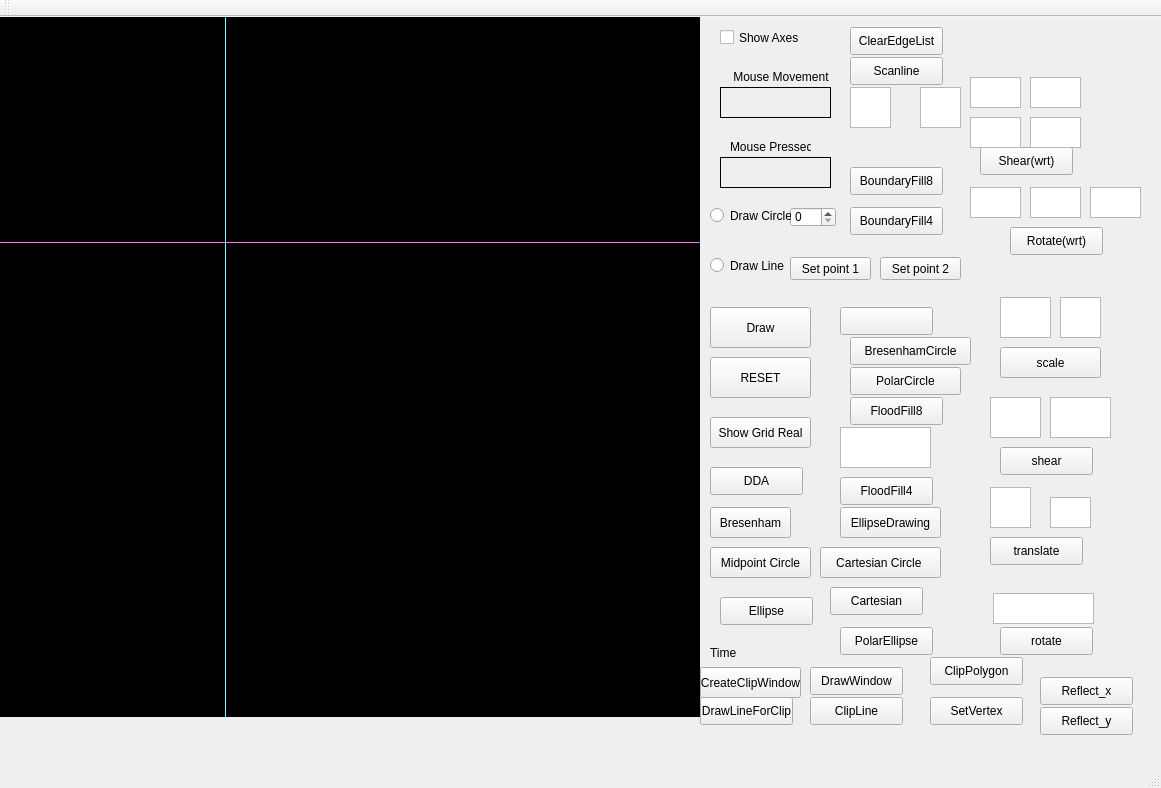
<?xml version="1.0" encoding="UTF-8"?>
<ui version="4.0">
 <class>MainWindow</class>
 <widget class="QMainWindow" name="MainWindow">
  <property name="geometry">
   <rect>
    <x>0</x>
    <y>0</y>
    <width>1161</width>
    <height>788</height>
   </rect>
  </property>
  <property name="windowTitle">
   <string>MainWindow</string>
  </property>
  <widget class="QWidget" name="centralWidget">
   <widget class="my_label" name="frame">
    <property name="geometry">
     <rect>
      <x>0</x>
      <y>0</y>
      <width>700</width>
      <height>700</height>
     </rect>
    </property>
    <property name="cursor">
     <cursorShape>CrossCursor</cursorShape>
    </property>
    <property name="mouseTracking">
     <bool>true</bool>
    </property>
    <property name="styleSheet">
     <string notr="true">background-color: rgb(0, 0, 0);</string>
    </property>
    <property name="frameShape">
     <enum>QFrame::Box</enum>
    </property>
    <property name="lineWidth">
     <number>1</number>
    </property>
    <property name="text">
     <string/>
    </property>
   </widget>
   <widget class="QLabel" name="mouse_movement">
    <property name="geometry">
     <rect>
      <x>720</x>
      <y>70</y>
      <width>111</width>
      <height>31</height>
     </rect>
    </property>
    <property name="frameShape">
     <enum>QFrame::Panel</enum>
    </property>
    <property name="text">
     <string/>
    </property>
   </widget>
   <widget class="QLabel" name="label_3">
    <property name="geometry">
     <rect>
      <x>720</x>
      <y>50</y>
      <width>111</width>
      <height>20</height>
     </rect>
    </property>
    <property name="text">
     <string>    Mouse Movement</string>
    </property>
   </widget>
   <widget class="QLabel" name="mouse_pressed">
    <property name="geometry">
     <rect>
      <x>720</x>
      <y>140</y>
      <width>111</width>
      <height>31</height>
     </rect>
    </property>
    <property name="frameShape">
     <enum>QFrame::Panel</enum>
    </property>
    <property name="text">
     <string/>
    </property>
   </widget>
   <widget class="QLabel" name="label_5">
    <property name="geometry">
     <rect>
      <x>730</x>
      <y>120</y>
      <width>81</width>
      <height>20</height>
     </rect>
    </property>
    <property name="text">
     <string>Mouse Pressed</string>
    </property>
   </widget>
   <widget class="Line" name="x_axis">
    <property name="geometry">
     <rect>
      <x>0</x>
      <y>225</y>
      <width>700</width>
      <height>1</height>
     </rect>
    </property>
    <property name="styleSheet">
     <string notr="true">background-color: rgb(255, 85, 255);</string>
    </property>
    <property name="orientation">
     <enum>Qt::Horizontal</enum>
    </property>
   </widget>
   <widget class="Line" name="y_axis">
    <property name="geometry">
     <rect>
      <x>225</x>
      <y>0</y>
      <width>1</width>
      <height>700</height>
     </rect>
    </property>
    <property name="styleSheet">
     <string notr="true">
background-color: rgb(85, 255, 255);</string>
    </property>
    <property name="orientation">
     <enum>Qt::Vertical</enum>
    </property>
   </widget>
   <widget class="QCheckBox" name="show_axes">
    <property name="geometry">
     <rect>
      <x>720</x>
      <y>10</y>
      <width>91</width>
      <height>21</height>
     </rect>
    </property>
    <property name="text">
     <string>Show Axes</string>
    </property>
   </widget>
   <widget class="QPushButton" name="Draw">
    <property name="geometry">
     <rect>
      <x>710</x>
      <y>290</y>
      <width>101</width>
      <height>41</height>
     </rect>
    </property>
    <property name="text">
     <string>Draw</string>
    </property>
   </widget>
   <widget class="QSpinBox" name="circle_radius">
    <property name="geometry">
     <rect>
      <x>790</x>
      <y>190</y>
      <width>46</width>
      <height>20</height>
     </rect>
    </property>
   </widget>
   <widget class="QRadioButton" name="draw_circle">
    <property name="geometry">
     <rect>
      <x>710</x>
      <y>190</y>
      <width>81</width>
      <height>17</height>
     </rect>
    </property>
    <property name="text">
     <string>Draw Circle</string>
    </property>
   </widget>
   <widget class="QRadioButton" name="draw_line">
    <property name="geometry">
     <rect>
      <x>710</x>
      <y>240</y>
      <width>77</width>
      <height>17</height>
     </rect>
    </property>
    <property name="text">
     <string>Draw Line</string>
    </property>
   </widget>
   <widget class="QPushButton" name="set_point1">
    <property name="geometry">
     <rect>
      <x>790</x>
      <y>240</y>
      <width>81</width>
      <height>23</height>
     </rect>
    </property>
    <property name="text">
     <string>Set point 1</string>
    </property>
   </widget>
   <widget class="QPushButton" name="set_point2">
    <property name="geometry">
     <rect>
      <x>880</x>
      <y>240</y>
      <width>81</width>
      <height>23</height>
     </rect>
    </property>
    <property name="text">
     <string>Set point 2</string>
    </property>
   </widget>
   <widget class="QPushButton" name="pushButton">
    <property name="geometry">
     <rect>
      <x>710</x>
      <y>340</y>
      <width>101</width>
      <height>41</height>
     </rect>
    </property>
    <property name="text">
     <string>RESET</string>
    </property>
   </widget>
   <widget class="QPushButton" name="pushButton_2">
    <property name="geometry">
     <rect>
      <x>840</x>
      <y>290</y>
      <width>93</width>
      <height>28</height>
     </rect>
    </property>
    <property name="text">
     <string/>
    </property>
   </widget>
   <widget class="QPushButton" name="pushButton_3">
    <property name="geometry">
     <rect>
      <x>710</x>
      <y>400</y>
      <width>101</width>
      <height>31</height>
     </rect>
    </property>
    <property name="text">
     <string>Show Grid Real</string>
    </property>
   </widget>
   <widget class="QPushButton" name="pushButton_4">
    <property name="geometry">
     <rect>
      <x>710</x>
      <y>450</y>
      <width>93</width>
      <height>28</height>
     </rect>
    </property>
    <property name="text">
     <string>DDA</string>
    </property>
   </widget>
   <widget class="QPushButton" name="pushButton_5">
    <property name="geometry">
     <rect>
      <x>710</x>
      <y>490</y>
      <width>81</width>
      <height>31</height>
     </rect>
    </property>
    <property name="text">
     <string>Bresenham</string>
    </property>
   </widget>
   <widget class="QPushButton" name="pushButton_6">
    <property name="geometry">
     <rect>
      <x>850</x>
      <y>350</y>
      <width>111</width>
      <height>28</height>
     </rect>
    </property>
    <property name="text">
     <string>PolarCircle</string>
    </property>
   </widget>
   <widget class="QLabel" name="label">
    <property name="geometry">
     <rect>
      <x>710</x>
      <y>620</y>
      <width>81</width>
      <height>31</height>
     </rect>
    </property>
    <property name="text">
     <string>Time</string>
    </property>
   </widget>
   <widget class="QTextEdit" name="radius_input">
    <property name="geometry">
     <rect>
      <x>840</x>
      <y>410</y>
      <width>91</width>
      <height>41</height>
     </rect>
    </property>
   </widget>
   <widget class="QPushButton" name="pushButton_7">
    <property name="geometry">
     <rect>
      <x>850</x>
      <y>320</y>
      <width>121</width>
      <height>28</height>
     </rect>
    </property>
    <property name="text">
     <string>BresenhamCircle</string>
    </property>
   </widget>
   <widget class="QPushButton" name="pushButton_8">
    <property name="geometry">
     <rect>
      <x>710</x>
      <y>530</y>
      <width>101</width>
      <height>31</height>
     </rect>
    </property>
    <property name="text">
     <string>Midpoint Circle</string>
    </property>
   </widget>
   <widget class="QPushButton" name="pushButton_9">
    <property name="geometry">
     <rect>
      <x>820</x>
      <y>530</y>
      <width>121</width>
      <height>31</height>
     </rect>
    </property>
    <property name="text">
     <string>Cartesian Circle </string>
    </property>
   </widget>
   <widget class="QPushButton" name="pushButton_10">
    <property name="geometry">
     <rect>
      <x>830</x>
      <y>570</y>
      <width>93</width>
      <height>28</height>
     </rect>
    </property>
    <property name="text">
     <string>Cartesian</string>
    </property>
   </widget>
   <widget class="QPushButton" name="pushButton_11">
    <property name="geometry">
     <rect>
      <x>840</x>
      <y>490</y>
      <width>101</width>
      <height>31</height>
     </rect>
    </property>
    <property name="text">
     <string>EllipseDrawing</string>
    </property>
   </widget>
   <widget class="QTextEdit" name="RxInput">
    <property name="geometry">
     <rect>
      <x>850</x>
      <y>70</y>
      <width>41</width>
      <height>41</height>
     </rect>
    </property>
   </widget>
   <widget class="QPushButton" name="pushButton_12">
    <property name="geometry">
     <rect>
      <x>720</x>
      <y>580</y>
      <width>93</width>
      <height>28</height>
     </rect>
    </property>
    <property name="text">
     <string>Ellipse</string>
    </property>
   </widget>
   <widget class="QTextEdit" name="RyInput">
    <property name="geometry">
     <rect>
      <x>920</x>
      <y>70</y>
      <width>41</width>
      <height>41</height>
     </rect>
    </property>
   </widget>
   <widget class="QPushButton" name="pushButton_13">
    <property name="geometry">
     <rect>
      <x>840</x>
      <y>610</y>
      <width>93</width>
      <height>28</height>
     </rect>
    </property>
    <property name="text">
     <string>PolarEllipse</string>
    </property>
   </widget>
   <widget class="QPushButton" name="pushButton_14">
    <property name="geometry">
     <rect>
      <x>840</x>
      <y>460</y>
      <width>93</width>
      <height>28</height>
     </rect>
    </property>
    <property name="text">
     <string>FloodFill4</string>
    </property>
   </widget>
   <widget class="QPushButton" name="pushButton_15">
    <property name="geometry">
     <rect>
      <x>850</x>
      <y>380</y>
      <width>93</width>
      <height>28</height>
     </rect>
    </property>
    <property name="text">
     <string>FloodFill8</string>
    </property>
   </widget>
   <widget class="QPushButton" name="pushButton_16">
    <property name="geometry">
     <rect>
      <x>850</x>
      <y>190</y>
      <width>93</width>
      <height>28</height>
     </rect>
    </property>
    <property name="text">
     <string>BoundaryFill4</string>
    </property>
   </widget>
   <widget class="QPushButton" name="pushButton_17">
    <property name="geometry">
     <rect>
      <x>850</x>
      <y>150</y>
      <width>93</width>
      <height>28</height>
     </rect>
    </property>
    <property name="text">
     <string>BoundaryFill8</string>
    </property>
   </widget>
   <widget class="QPushButton" name="pushButton_18">
    <property name="geometry">
     <rect>
      <x>850</x>
      <y>10</y>
      <width>93</width>
      <height>28</height>
     </rect>
    </property>
    <property name="text">
     <string>ClearEdgeList</string>
    </property>
   </widget>
   <widget class="QPushButton" name="pushButton_19">
    <property name="geometry">
     <rect>
      <x>850</x>
      <y>40</y>
      <width>93</width>
      <height>28</height>
     </rect>
    </property>
    <property name="text">
     <string>Scanline</string>
    </property>
   </widget>
   <widget class="QPushButton" name="pushButton_20">
    <property name="geometry">
     <rect>
      <x>1000</x>
      <y>610</y>
      <width>93</width>
      <height>28</height>
     </rect>
    </property>
    <property name="text">
     <string>rotate</string>
    </property>
   </widget>
   <widget class="QTextEdit" name="textEdit">
    <property name="geometry">
     <rect>
      <x>993</x>
      <y>576</y>
      <width>101</width>
      <height>31</height>
     </rect>
    </property>
   </widget>
   <widget class="QPushButton" name="pushButton_21">
    <property name="geometry">
     <rect>
      <x>990</x>
      <y>520</y>
      <width>93</width>
      <height>28</height>
     </rect>
    </property>
    <property name="text">
     <string>translate</string>
    </property>
   </widget>
   <widget class="QTextEdit" name="textEdit_3">
    <property name="geometry">
     <rect>
      <x>1050</x>
      <y>480</y>
      <width>41</width>
      <height>31</height>
     </rect>
    </property>
   </widget>
   <widget class="QTextEdit" name="textEdit_2">
    <property name="geometry">
     <rect>
      <x>990</x>
      <y>470</y>
      <width>41</width>
      <height>41</height>
     </rect>
    </property>
   </widget>
   <widget class="QTextEdit" name="textEdit_4">
    <property name="geometry">
     <rect>
      <x>990</x>
      <y>380</y>
      <width>51</width>
      <height>41</height>
     </rect>
    </property>
   </widget>
   <widget class="QTextEdit" name="textEdit_5">
    <property name="geometry">
     <rect>
      <x>1050</x>
      <y>380</y>
      <width>61</width>
      <height>41</height>
     </rect>
    </property>
   </widget>
   <widget class="QPushButton" name="pushButton_22">
    <property name="geometry">
     <rect>
      <x>1000</x>
      <y>430</y>
      <width>93</width>
      <height>28</height>
     </rect>
    </property>
    <property name="text">
     <string>shear</string>
    </property>
   </widget>
   <widget class="QPushButton" name="pushButton_23">
    <property name="geometry">
     <rect>
      <x>1000</x>
      <y>330</y>
      <width>101</width>
      <height>31</height>
     </rect>
    </property>
    <property name="text">
     <string>scale</string>
    </property>
   </widget>
   <widget class="QTextEdit" name="textEdit_6">
    <property name="geometry">
     <rect>
      <x>1000</x>
      <y>280</y>
      <width>51</width>
      <height>41</height>
     </rect>
    </property>
   </widget>
   <widget class="QTextEdit" name="textEdit_7">
    <property name="geometry">
     <rect>
      <x>1060</x>
      <y>280</y>
      <width>41</width>
      <height>41</height>
     </rect>
    </property>
   </widget>
   <widget class="QPushButton" name="pushButton_24">
    <property name="geometry">
     <rect>
      <x>1010</x>
      <y>210</y>
      <width>93</width>
      <height>28</height>
     </rect>
    </property>
    <property name="text">
     <string>Rotate(wrt)</string>
    </property>
   </widget>
   <widget class="QTextEdit" name="textEdit_8">
    <property name="geometry">
     <rect>
      <x>970</x>
      <y>170</y>
      <width>51</width>
      <height>31</height>
     </rect>
    </property>
   </widget>
   <widget class="QTextEdit" name="textEdit_9">
    <property name="geometry">
     <rect>
      <x>1030</x>
      <y>170</y>
      <width>51</width>
      <height>31</height>
     </rect>
    </property>
   </widget>
   <widget class="QTextEdit" name="textEdit_10">
    <property name="geometry">
     <rect>
      <x>1090</x>
      <y>170</y>
      <width>51</width>
      <height>31</height>
     </rect>
    </property>
   </widget>
   <widget class="QTextEdit" name="textEdit_11">
    <property name="geometry">
     <rect>
      <x>970</x>
      <y>60</y>
      <width>51</width>
      <height>31</height>
     </rect>
    </property>
   </widget>
   <widget class="QTextEdit" name="textEdit_12">
    <property name="geometry">
     <rect>
      <x>1030</x>
      <y>60</y>
      <width>51</width>
      <height>31</height>
     </rect>
    </property>
   </widget>
   <widget class="QPushButton" name="pushButton_25">
    <property name="geometry">
     <rect>
      <x>980</x>
      <y>130</y>
      <width>93</width>
      <height>28</height>
     </rect>
    </property>
    <property name="text">
     <string>Shear(wrt)</string>
    </property>
   </widget>
   <widget class="QTextEdit" name="textEdit_13">
    <property name="geometry">
     <rect>
      <x>970</x>
      <y>100</y>
      <width>51</width>
      <height>31</height>
     </rect>
    </property>
   </widget>
   <widget class="QTextEdit" name="textEdit_14">
    <property name="geometry">
     <rect>
      <x>1030</x>
      <y>100</y>
      <width>51</width>
      <height>31</height>
     </rect>
    </property>
   </widget>
   <widget class="QPushButton" name="pushButton_26">
    <property name="geometry">
     <rect>
      <x>700</x>
      <y>650</y>
      <width>101</width>
      <height>31</height>
     </rect>
    </property>
    <property name="text">
     <string>CreateClipWindow</string>
    </property>
   </widget>
   <widget class="QPushButton" name="pushButton_27">
    <property name="geometry">
     <rect>
      <x>810</x>
      <y>680</y>
      <width>93</width>
      <height>28</height>
     </rect>
    </property>
    <property name="text">
     <string>ClipLine</string>
    </property>
   </widget>
   <widget class="QPushButton" name="pushButton_28">
    <property name="geometry">
     <rect>
      <x>810</x>
      <y>650</y>
      <width>93</width>
      <height>28</height>
     </rect>
    </property>
    <property name="text">
     <string>DrawWindow</string>
    </property>
   </widget>
   <widget class="QPushButton" name="pushButton_29">
    <property name="geometry">
     <rect>
      <x>700</x>
      <y>680</y>
      <width>93</width>
      <height>28</height>
     </rect>
    </property>
    <property name="text">
     <string>DrawLineForClip</string>
    </property>
   </widget>
   <widget class="QPushButton" name="pushButton_30">
    <property name="geometry">
     <rect>
      <x>930</x>
      <y>680</y>
      <width>93</width>
      <height>28</height>
     </rect>
    </property>
    <property name="text">
     <string>SetVertex</string>
    </property>
   </widget>
   <widget class="QPushButton" name="pushButton_31">
    <property name="geometry">
     <rect>
      <x>930</x>
      <y>640</y>
      <width>93</width>
      <height>28</height>
     </rect>
    </property>
    <property name="text">
     <string>ClipPolygon</string>
    </property>
   </widget>
   <widget class="QPushButton" name="pushButton_32">
    <property name="geometry">
     <rect>
      <x>1040</x>
      <y>660</y>
      <width>93</width>
      <height>28</height>
     </rect>
    </property>
    <property name="text">
     <string>Reflect_x</string>
    </property>
   </widget>
   <widget class="QPushButton" name="pushButton_33">
    <property name="geometry">
     <rect>
      <x>1040</x>
      <y>690</y>
      <width>93</width>
      <height>28</height>
     </rect>
    </property>
    <property name="text">
     <string>Reflect_y</string>
    </property>
   </widget>
  </widget>
  <widget class="QMenuBar" name="menuBar">
   <property name="geometry">
    <rect>
     <x>0</x>
     <y>0</y>
     <width>1161</width>
     <height>21</height>
    </rect>
   </property>
  </widget>
  <widget class="QToolBar" name="mainToolBar">
   <attribute name="toolBarArea">
    <enum>TopToolBarArea</enum>
   </attribute>
   <attribute name="toolBarBreak">
    <bool>false</bool>
   </attribute>
  </widget>
  <widget class="QStatusBar" name="statusBar"/>
 </widget>
 <layoutdefault spacing="6" margin="11"/>
 <customwidgets>
  <customwidget>
   <class>my_label</class>
   <extends>QLabel</extends>
   <header location="global">my_label.h</header>
  </customwidget>
 </customwidgets>
 <resources/>
 <connections/>
</ui>
